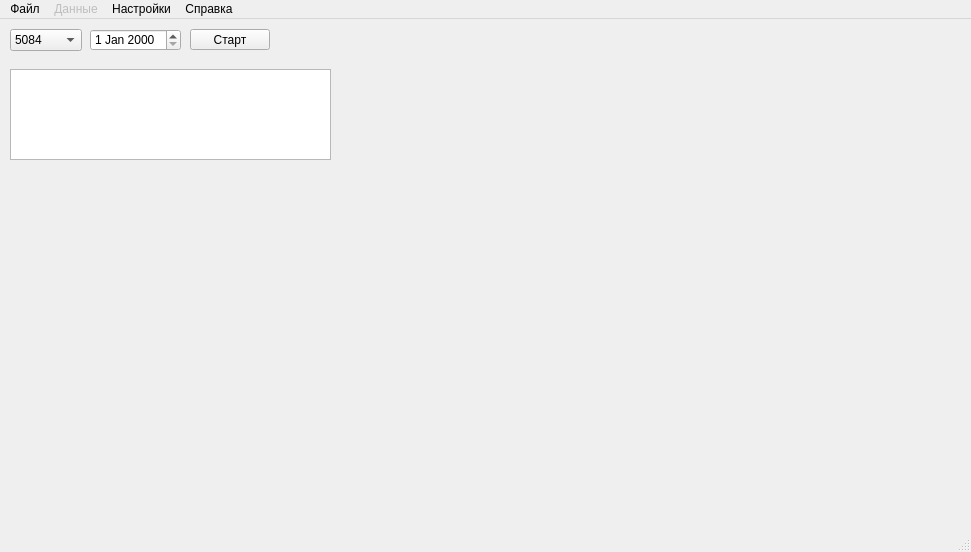
<?xml version="1.0" encoding="UTF-8"?>
<ui version="4.0">
 <class>MainWindow</class>
 <widget class="QMainWindow" name="MainWindow">
  <property name="geometry">
   <rect>
    <x>0</x>
    <y>0</y>
    <width>971</width>
    <height>552</height>
   </rect>
  </property>
  <property name="windowTitle">
   <string>MainWindow</string>
  </property>
  <widget class="QWidget" name="centralwidget">
   <widget class="QComboBox" name="comboBoxPlant">
    <property name="geometry">
     <rect>
      <x>10</x>
      <y>10</y>
      <width>72</width>
      <height>22</height>
     </rect>
    </property>
    <item>
     <property name="text">
      <string>5084</string>
     </property>
    </item>
    <item>
     <property name="text">
      <string>5042</string>
     </property>
    </item>
    <item>
     <property name="text">
      <string>5058</string>
     </property>
    </item>
    <item>
     <property name="text">
      <string>5085</string>
     </property>
    </item>
    <item>
     <property name="text">
      <string>5059</string>
     </property>
    </item>
    <item>
     <property name="text">
      <string>5098</string>
     </property>
    </item>
    <item>
     <property name="text">
      <string>5052</string>
     </property>
    </item>
    <item>
     <property name="text">
      <string>5049</string>
     </property>
    </item>
    <item>
     <property name="text">
      <string>5048</string>
     </property>
    </item>
   </widget>
   <widget class="QDateEdit" name="dateEdit">
    <property name="geometry">
     <rect>
      <x>90</x>
      <y>10</y>
      <width>91</width>
      <height>22</height>
     </rect>
    </property>
   </widget>
   <widget class="QPushButton" name="pushButtonStart">
    <property name="geometry">
     <rect>
      <x>190</x>
      <y>10</y>
      <width>80</width>
      <height>21</height>
     </rect>
    </property>
    <property name="text">
     <string>Старт</string>
    </property>
   </widget>
   <widget class="QTableView" name="tableView">
    <property name="geometry">
     <rect>
      <x>10</x>
      <y>50</y>
      <width>321</width>
      <height>91</height>
     </rect>
    </property>
   </widget>
  </widget>
  <widget class="QMenuBar" name="menubar">
   <property name="geometry">
    <rect>
     <x>0</x>
     <y>0</y>
     <width>971</width>
     <height>26</height>
    </rect>
   </property>
   <widget class="QMenu" name="menuFile">
    <property name="title">
     <string>Файл</string>
    </property>
    <addaction name="action_Exit"/>
   </widget>
   <widget class="QMenu" name="menuData">
    <property name="enabled">
     <bool>false</bool>
    </property>
    <property name="title">
     <string>Данные</string>
    </property>
    <addaction name="action_MasterData"/>
   </widget>
   <widget class="QMenu" name="menuHelp">
    <property name="title">
     <string>Справка</string>
    </property>
    <addaction name="action_About"/>
   </widget>
   <widget class="QMenu" name="menuSettings">
    <property name="title">
     <string>Настройки</string>
    </property>
    <addaction name="action_FindDirectoryFact"/>
   </widget>
   <addaction name="menuFile"/>
   <addaction name="menuData"/>
   <addaction name="menuSettings"/>
   <addaction name="menuHelp"/>
  </widget>
  <widget class="QStatusBar" name="statusbar"/>
  <action name="action_FindDirectoryFact">
   <property name="checkable">
    <bool>false</bool>
   </property>
   <property name="text">
    <string>Поиск директории с фактом...</string>
   </property>
  </action>
  <action name="action_About">
   <property name="text">
    <string>О программе...</string>
   </property>
  </action>
  <action name="action_MasterData">
   <property name="checkable">
    <bool>false</bool>
   </property>
   <property name="enabled">
    <bool>true</bool>
   </property>
   <property name="text">
    <string>Управление данными</string>
   </property>
   <property name="visible">
    <bool>true</bool>
   </property>
  </action>
  <action name="action_Exit">
   <property name="text">
    <string>Выход</string>
   </property>
  </action>
 </widget>
 <resources/>
 <connections/>
</ui>
